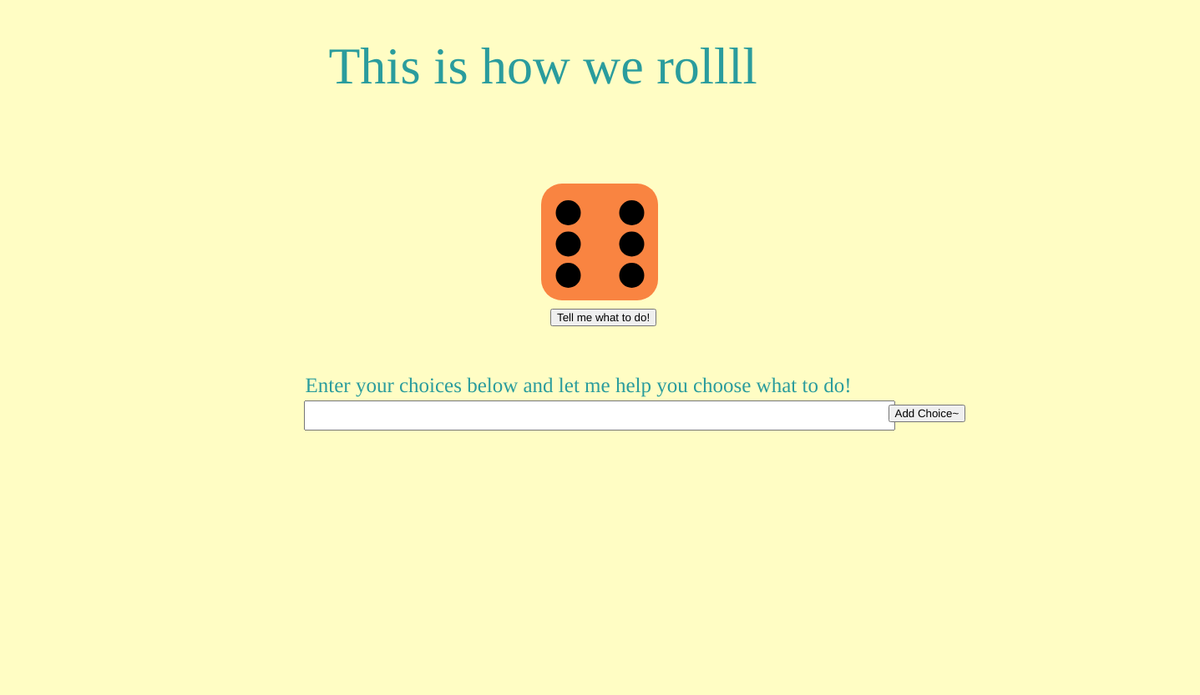
Frame 1 (no input)
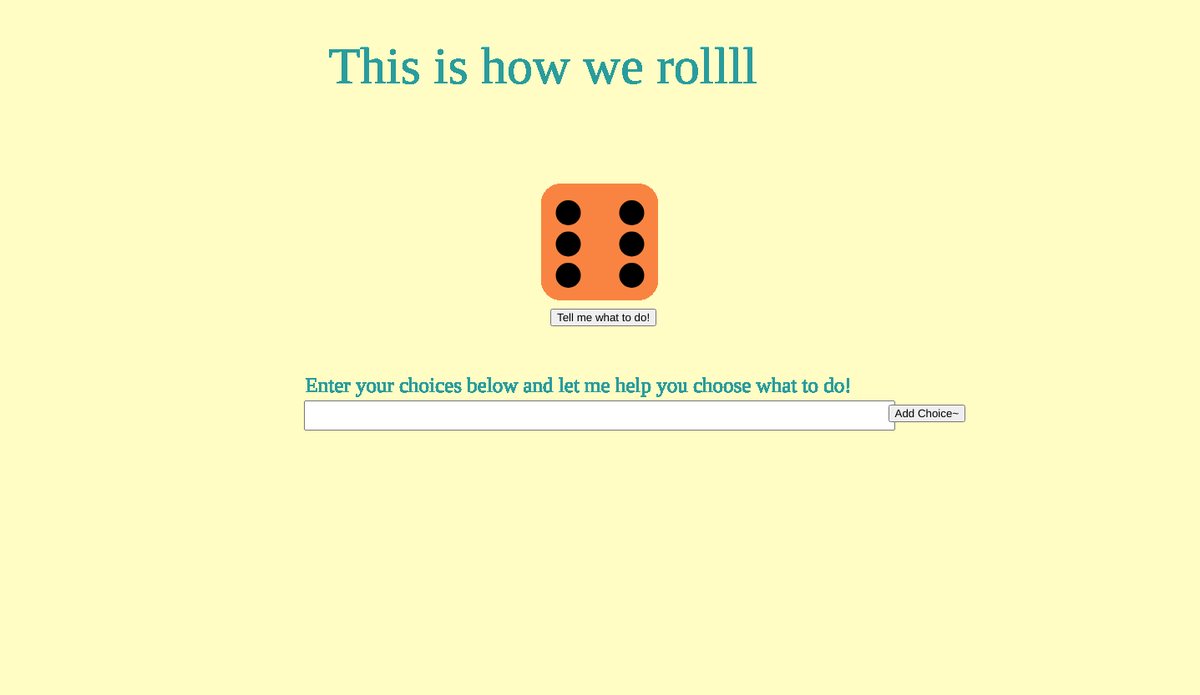
Frame 60 (no input)
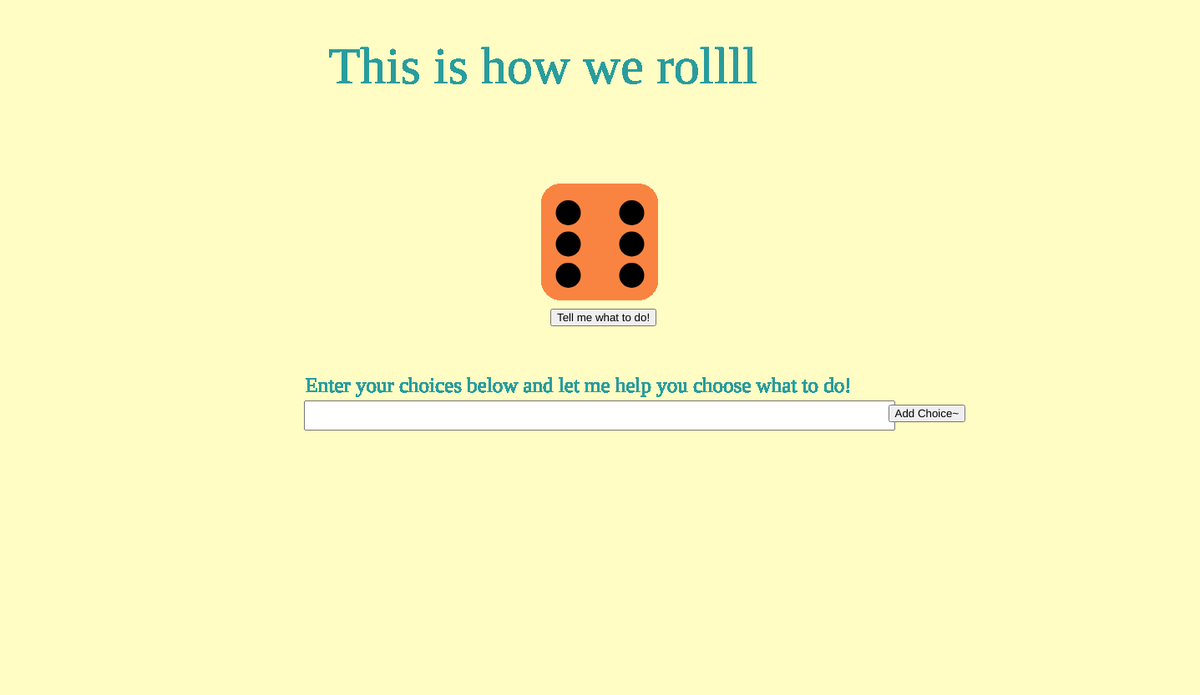
Frame 120 (the mouse pressed at the canvas centre since frame 60)

The p5.js sketch that drew these frames (run headless with seeded random() and noise() and a simulated clock; from frame 60 on, the mouse is pressed at the canvas centre):

// p5.js sketch
// ── sketch.js
var input1, input2, input3, input4, input5, input6, input, button;
let height = 833;
let width = 1437;
var count = 0;
var rand = 0;
var output;
let x1,y1,x31,y31,x32,y32,x41,y41,x42,y42,x61,y61,x62,y62;
let out = 10000;


function ini() {
  draw();
}
function setup() {
  createCanvas(1437,833);
  background('#FFFDC4');
  //in the beginning there is only 6:
  x1 = out;
  y1 = out;

  x31 = (1437-70)/2-3;
  y31 = 220+90/2-10;
  x32 =(1437-60)/2+65+3;
  y32 = 320+10;
  x41 = x31;
  y41 = y32;
  x42 = x32;
  y42 = y31;
  x61 = x31;
  y61 = (y32-y31)/2+y31;
  x62 = x32;
  y62 = (y32-y31)/2+y31;

  input = createInput();
  input.size(700,30);
  input.position((1437/2-355),480);

  button = createButton('Add Choice~');
  button.position(input.x + input.width, 485);
  button.mousePressed(store);

  button2 = createButton('Tell me what to do!');
  button2.position((1437-119)/2,370);
  button2.mousePressed(roll);
}

function store() {
  let pinkk = color('#2A9C9D');
  if (count < 6) {
  count = count + 1;
  draw(fill(pinkk),
  textFont('Kalam'),textSize(22),
  text(count, (1437/2-353),(505 + count * 50)),
  noStroke(),fill(color('white')),
  rect((1437/2-330),(480 + count * 50) ,680,30),
  textFont('Kalam'),
  fill(color('black')),
  text(input.value(), (1437/2-323),(504 + count * 50)));}
}

function draw() {
  let pink = color('#2A9C9D');
  let blue = color('#CEECF5');
  let orange = color('#F98441');
  let green = color('#D0F5A9');
  let purple = color('#ECCEF5');
  let yellow = color('##F5F6CE');
  let w = color('#FFFFFF');

  //dice
  noStroke();
  fill(orange);
  rect((1437-141)/2,220,140,140,25);
  fill('black');
  //dot for 1:
  circle(x1,y1,30);
  //add dots to become 3:
  circle(x31,y31,30);  //(upper left)
  circle(x32,y32,30);  //(bottom right)
  //add dots to become 5
  circle(x41,y41,30); //bottom left
  circle(x42,y42,30); //upper right
  //add dots to become 6
  circle(x61,y61,30); //left middle
  circle(x62,y62,30); //right middle


  //guide to enter options:
  push();
  fill(pink);
  textFont('Kalam');
  textSize(25);
  text('Enter your choices below and let me help you choose what to do!', (1437/2-353),470);
  pop();

  //title "this is how we roll"
  push();
  fill(pink);
  textFont('Permanent Marker');
  textSize(62);
  text('This is how we rollll', (1437-650)/2, 100);
  pop();
}
function roll() {
  output = floor(random(0.1, (count+1)/10)*10);
  for (let i = 0; i < 100 ; i+=1) {
    rand = floor(random(0.1, (count+1)/10)*10);
    if (rand === 1) {
      roll1();
    }
    else if (rand === 2) {
      roll2();
    }
    else if (rand === 3) {
      roll3();}
    else if (rand === 4) {
      roll4();}
    else if (rand === 5) {
      roll5();}
    else if (rand === 6) {
      roll6();}
  }
  if (output === 1) {
    roll1();}
  else if (output === 2) {
    roll2();}
  else if (output === 3) {
    roll3();}
  else if (output === 4) {
    roll4();}
  else if (output === 5) {
    roll5();}
  else if (output === 6) {
    roll6();}
  let out = 'Congrats! Definitely choose # '+output+" !";
  draw(
  fill(color('orange')),
  textFont('Permanent Marker'),
  textSize(34),
  text(out, (1437-440)/2-40, 190));
}


function roll1() {
  x1 = 718.5;
  y1 = 292.5;
  x31 = x32 = y31 = y32 = x41 = x42 = y41 = y42 = y61 = y62 = x61 = x62 = out;
}
function roll2(){
  x31 = 680.5;
  y31 = 255;
  x32 = 756.5;
  y32 = 330;
  x1 = y1 = x41 = x42 = y41 = y42 = y61 = y62 = x61 = x62 = out;
}
function roll3(){
  x1 = 718.5;
  y1 = 292.5;
  x31 = 680.5;
  y31 = 255;
  x32 = 756.5;
  y32 = 330;
  x41 = x42 = y41 = y42 = y61 = y62 = x61 = x62 = out;
}
function roll4(){
  x31 = 680.5;
  y31 = 255;
  x32 = 756.5;
  y32 = 330;
  x41 = 680.5;
  y41 = 330;
  x42 = 756.5;
  y42 = 255;
  x1 = y1 = y61 = y62 = x61 = x62 = out;
}
function roll5(){
  x1 = 718.5;
  y1 = 292.5;
  x31 = 680.5;
  y31 = 255;
  x32 = 756.5;
  y32 = 330;
  x41 = 680.5;
  y41 = 330;
  x42 = 756.5;
  y42 = 255;
  y61 = y62 = x61 = x62 = out;
}
function roll6(){
  x31 = 680.5;
  y31 = 255;
  x32 = 756.5;
  y32 = 330;
  x41 = 680.5;
  y41 = 330;
  x42 = 756.5;
  y42 = 255;
  x61 = 680.5;
  y61 = 292.5;
  x62 = 756.5;
  y62 = 292.5;
  x1 = y1 = out;
}

// ── style.css
html, body {
  margin: 0;
  padding: 0;
}
canvas {
  display: block;
}

p {
  font-family: 'Permanent Marker', cursive;
  font-family: 'Ubuntu Condensed', sans-serif;
  font-family: 'Patua One', cursive;
  font-family: 'Rokkitt', serif;
  font-family: 'Kalam', cursive;
  font-family: 'Luckiest Guy', cursive;

}
